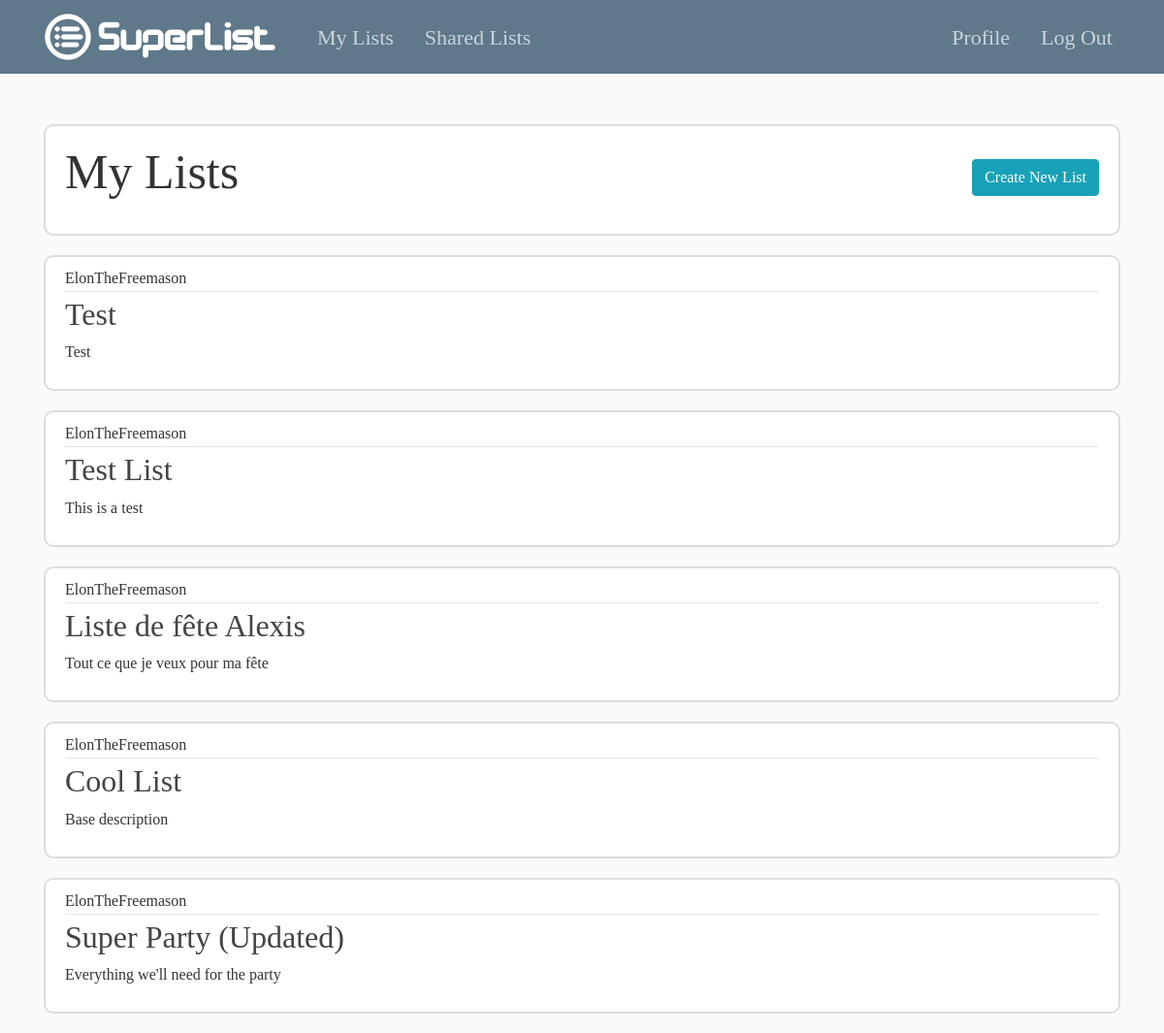
The app's page / (signed in) with its own data.
### listApp/models.py (models this page shows, shortened)
class List(models.Model):
	title = models.CharField(max_length = 500)
	description = models.CharField(max_length = 5000, help_text = 'Add a short description of your list')
	viewers = ListCharField(base_field = CharField(max_length = 500), max_length = 5000, help_text = 'Enter the usernames of the users that will have access to your list (separated with semicolons)', blank=True)
	author = models.ForeignKey(User, on_delete = models.CASCADE)

### listApp/views.py (the view)
# urls.py: 2. Add a URL to urlpatterns:  path('', views.home, name='home')
@login_required
def home(request):
    context = {
        "lists": List.objects.all().order_by('-id'),
        "title": "My Lists"
    }
    return render(request, "listApp/index.html", context)

### listApp/templates/listApp/index.html
{% extends "listApp/base.html" %}
{% block content %}
	<br />
	<article class="media content-section">
	  <div class="media-body">
		<p style="text-align: left;">
		  <span style="font-family: Designer Block; font-size: 50px"> My Lists</span>
		  <span style="float: right; font-size: 50px"><a class="btn btn-info" href="{% url 'list-create' %}">Create New List</a></span>
		</p>
	  </div>
	</article>
	{% for list in lists %}
		{% if list.author == user %}
			<article class="media content-section">
			  <div class="media-body">
			    <div class="article-metadata">
			      <span class="mr-2">{{ list.author }}</span>
			    </div>
			    <h2><a class="article-title" href="{% url 'list-detail' list.id %}">{{ list.title }}</a></h2>
			    <p class="article-content">{{ list.description }}</p>
			  </div>
			</article>
		{% endif %}
	{% endfor %}
{% endblock content %}

### listApp/templates/listApp/base.html (shortened to what this page needs)
{% load static %}
<!DOCTYPE html>
<html>
<head>
    <link rel="stylesheet" href="https://maxcdn.bootstrapcdn.com/bootstrap/4.0.0/css/bootstrap.min.css">
    <link rel="stylesheet" type="text/css" href="{% static 'listApp/main.css' %}">
</head>
<body>
	<header class="site-header">
	  <nav class="navbar navbar-expand-md navbar-dark bg-steel fixed-top">
	    <div class="container">
	      <a class="navbar-brand mr-4" href="{% url 'list-home' %}"><img src="{% static 'listApp/logo.png' %}" height="50" width="250"></a>
	      <div class="collapse navbar-collapse" id="navbarToggle" style="font-family: Designer Block; font-size: 22px">
	        <div class="navbar-nav mr-auto">
	          {% if user.is_authenticated %}
		          <a class="nav-item nav-link" href="{% url 'list-home' %}">My Lists</a>
		          <span class="nav-item nav-link"> </span>
		          <a class="nav-item nav-link" href="{% url 'list-shared' %}">Shared Lists</a>
		          <span class="nav-item nav-link"> </span>
		          <span class="nav-item nav-link"> </span>
		      {% endif %}
	        </div>
	        <div class="navbar-nav">
	          {% if user.is_authenticated %}
	              <a class="nav-item nav-link" href="{% url 'profile' %}">Profile</a>
	              <span class="nav-item nav-link"> </span>
	          	  <a class="nav-item nav-link" href="{% url 'logout' %}">Log Out</a>
	          {% else %}
		          <a class="nav-item nav-link" href="{% url 'login' %}">Log In</a>
		          <span class="nav-item nav-link"> </span>
		          <a class="nav-item nav-link" href="{% url 'register' %}">Register</a>
	          {% endif %}
	        </div>
	      </div>
	    </div>
	  </nav>
	</header>
	<main role="main" class="container">
	  <div class="row">
	    <div class="col-md-12" style="font-family: Arial Rounded MT">
	      <br />
	      {% block content %}{% endblock %}
	    </div>
	  </div>
	</main>
  </body>
</body>
</html>

### listApp/static/listApp/main.css (style rules this page uses)
body { background: #fafafa; color: #333333; margin-top: 5rem; }
h1, h2, h3, h4, h5, h6 { color: #444444; }
.bg-steel { background-color: #5f788a; }
.site-header .navbar-nav .nav-link { color: #cbd5db; }
.content-section { background: #ffffff; padding: 10px 20px; border: 2px solid #dddddd; border-radius: 10px; margin-bottom: 20px; }
.article-title { color: #444444; }
.article-content { white-space: pre-line; }
.article-metadata { padding-bottom: 1px; margin-bottom: 4px; border-bottom: 1px solid #e3e3e3 }

### records on screen
List: author "ElonTheFreemason", title "Test", description "Test"
List: author "ElonTheFreemason", title "Test List", description "This is a test"
List: author "ElonTheFreemason", title "Liste de fête Alexis", description "Tout ce que je veux pour ma fête"
List: author "ElonTheFreemason", title "Cool List", description "Base description"
List: author "ElonTheFreemason", title "Super Party (Updated)", description "Everything we'll need for the party"
